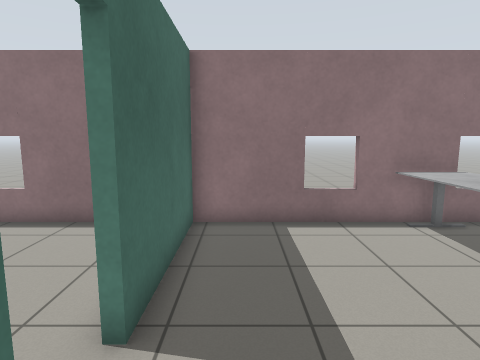
view 1 (above)

24 first-person views from a walk through a Gazebo world. The camera is 1.3 m above the floor, tilts 8° down and sees 75° across. The floor is counted in squares, 0.5 m on a side. Each view is taken from the middle of a square. On the plan, view 1 faces up. The plan holds only what a view shows up to about 20 squares ahead; the rest is blank. Gazebo's built-in surfaces are drawn with simple patterns.

view 2
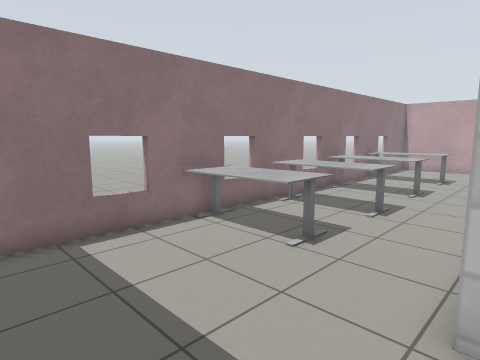

view 3
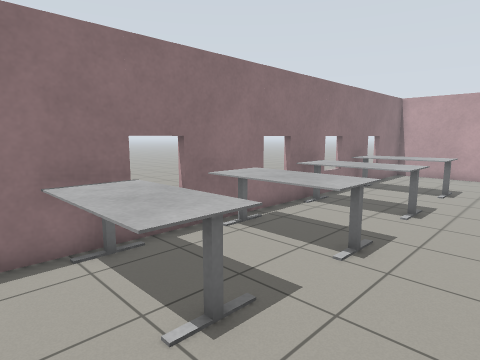

view 4
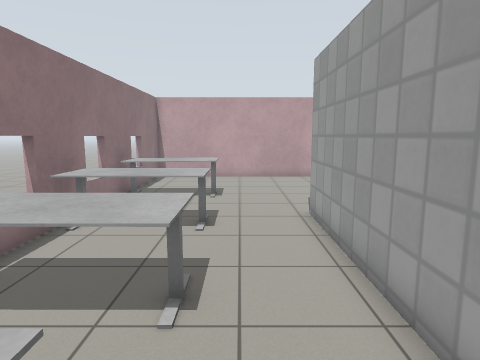

view 5
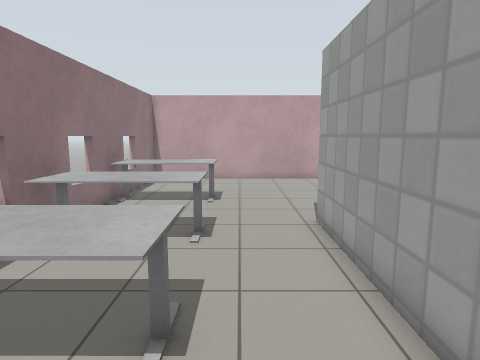

view 6
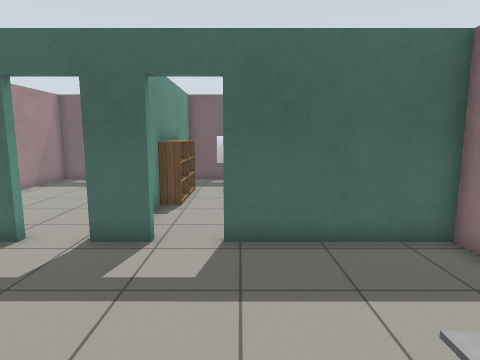

view 7
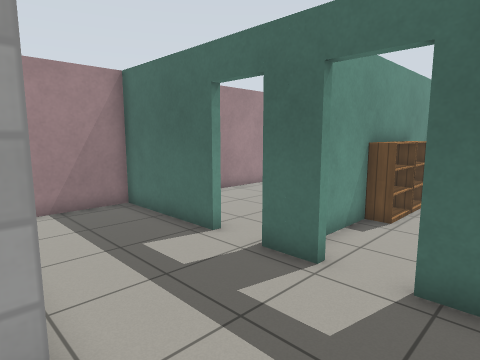

view 8
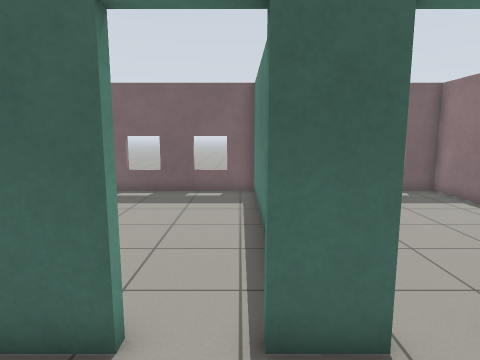

view 9
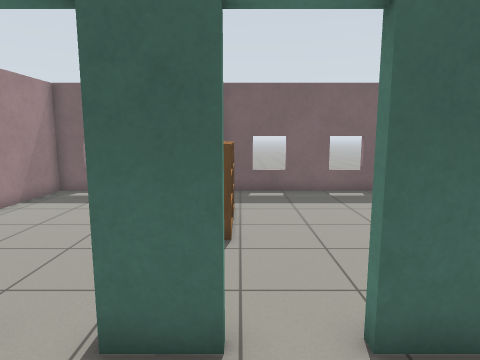

view 10
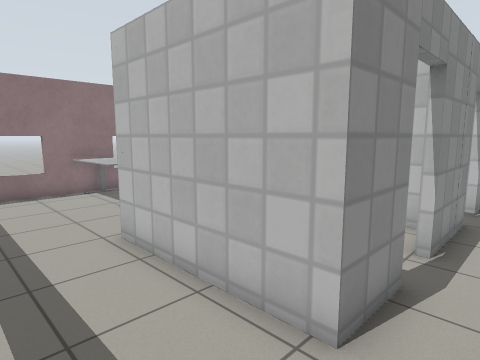

view 11
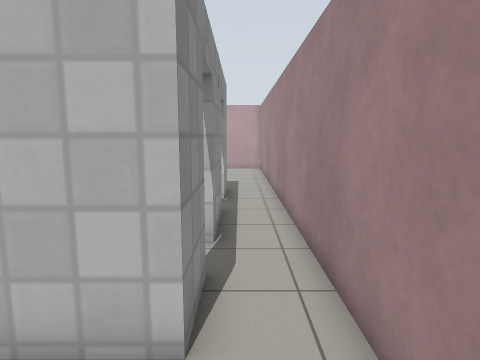

view 12
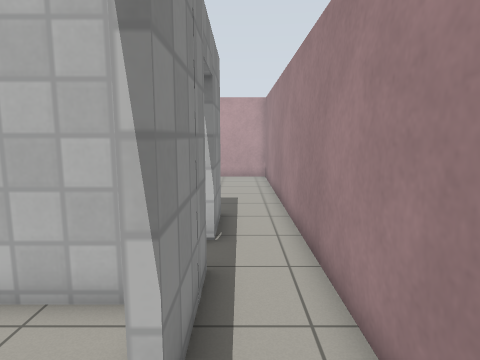

view 13
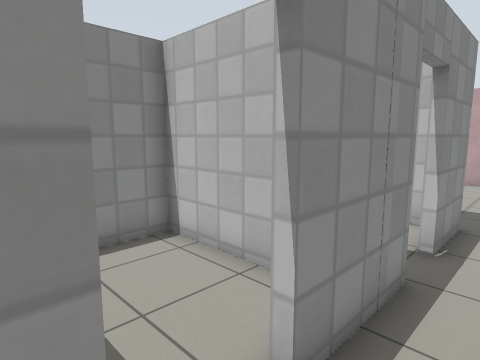

view 14
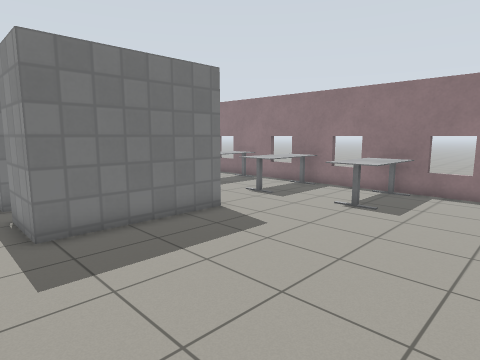

view 15
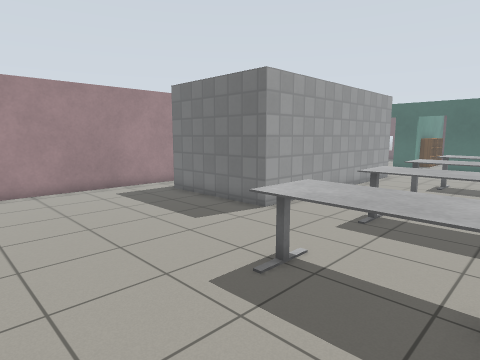

view 16
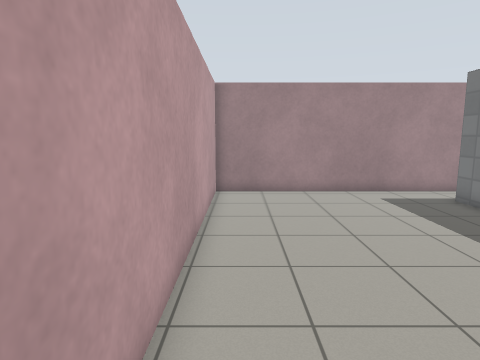

view 17
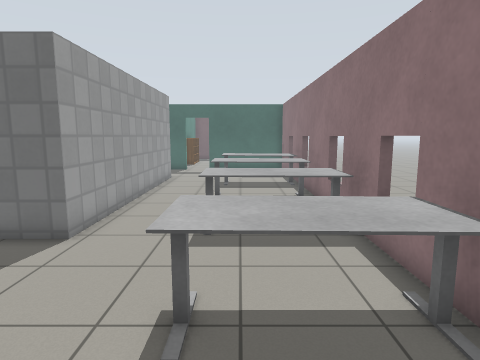

view 18
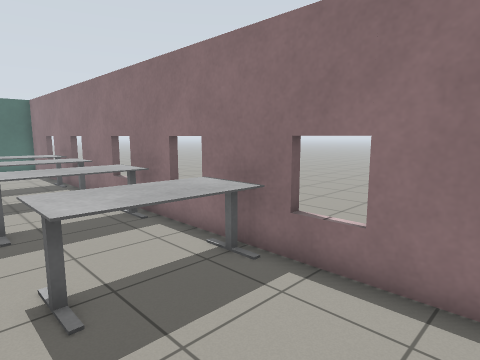

view 19
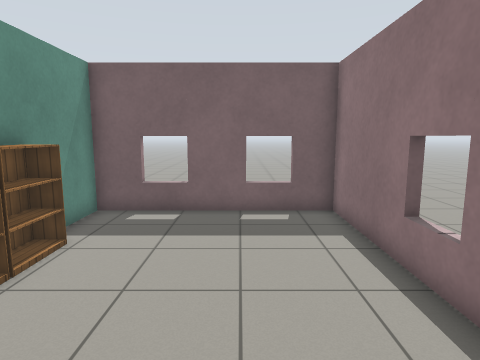

view 20
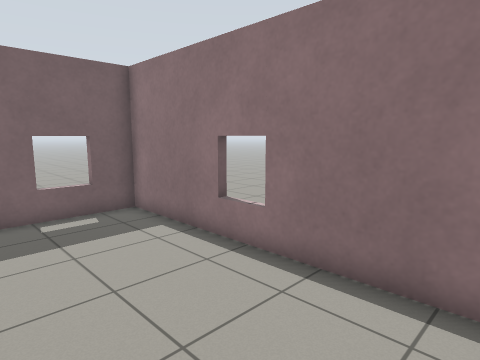

view 21
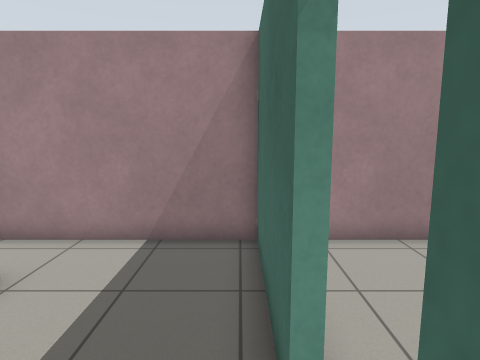

view 22
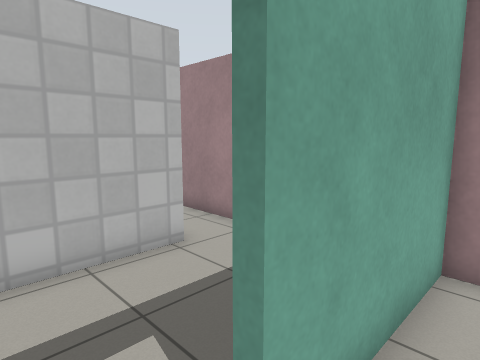

view 23
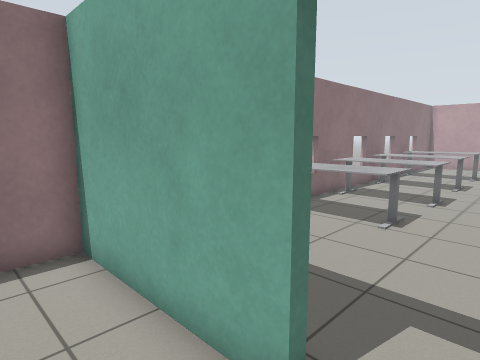

view 24
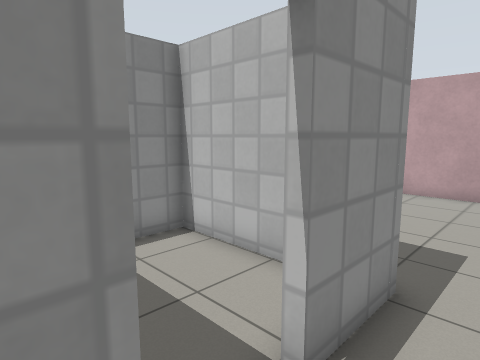

### Floor plan
Ten units are one square. View 1 is at (0, 0); x grows to the right and y downward. Boxes are objects, and circles mark ways between rooms. Rooms are numbered by the first view taken in them; rooms with no view inside come last. Other rooms are left out.
<svg viewBox="-133 -100 389 171">
<path fill="none" stroke="#000" d="M109 44 74 44M124 -93 106 -93M84 -93 66 -93M56 44 33 44 33 -16 153 -16 153 44 125 44M174 -93 156 -93M44 -93 -14 -93 -14 -35M-14 -19 -14 -3M-14 14 -14 66 251 66 251 -93 196 -93M-55 -10 -31 -10M-17 -35 -17 -93 -128 -93 -128 -10 -84 -10M-84 -7 -122 -7M-128 -8 -128 66 -17 66 -17 14M96 35 96 -13 76 -13M150 35 150 -13 135 -13"/>
<rect x="45" y="-95" width="20" height="50" fill="#bbb"><title>desk</title></rect>
<rect x="85" y="-95" width="20" height="50" fill="#bbb"><title>desk</title></rect>
<rect x="125" y="-95" width="30" height="50" fill="#bbb"><title>desk</title></rect>
<rect x="175" y="-95" width="20" height="50" fill="#bbb"><title>desk</title></rect>
<rect x="-95" y="-25" width="20" height="20" fill="#bbb"><title>bookshelf</title></rect>
<rect x="-75" y="-25" width="20" height="20" fill="#bbb"><title>bookshelf</title></rect>
<circle cx="-17" cy="-27" r="3" fill="#2a7"/>
<circle cx="-15" cy="5" r="3" fill="#2a7"/>
<circle cx="65" cy="40" r="3" fill="#2a7"/>
<circle cx="115" cy="40" r="3" fill="#2a7"/>
<text x="120" y="-20">1</text>
<text x="-70" y="-60">2</text>
<text x="-70" y="30">3</text>
<text x="70" y="10">4</text>
<text x="120" y="10">5</text>
</svg>
Room 1 opens to room 2. Room 1 opens to room 3. Room 1 opens to room 4. Room 1 opens to room 5.

Where each view was taken, in squares from view 1:
view 1: 0 up, 0 right, facing up
view 2: 1 up, 1 left, facing up-right
view 3: 2 up, 3 right, facing up-right
view 4: 4 up, 5 right, facing right
view 5: 4 up, 6 right, facing right
view 6: 4 up, 6 right, facing left
view 7: 5 up, 4 right, facing down-left
view 8: 0 up, 2 right, facing left
view 9: 2 up, 2 right, facing left
view 10: 6 down, 0 right, facing up-right
view 11: 5 down, 0 right, facing right
view 12: 5 down, 5 right, facing right
view 13: 6 down, 5 right, facing up-right
view 14: 6 down, 24 right, facing up-left
view 15: 9 up, 24 right, facing down-left
view 16: 8 up, 24 right, facing down
view 17: 6 up, 23 right, facing left
view 18: 4 up, 24 right, facing up-left
view 19: 6 up, 2 left, facing left
view 20: 4 up, 2 left, facing up-left
view 21: 1 up, 1 left, facing down
view 22: 0 up, 3 left, facing down-right
view 23: 2 up, 4 left, facing up-right
view 24: 6 down, 10 right, facing up-right
